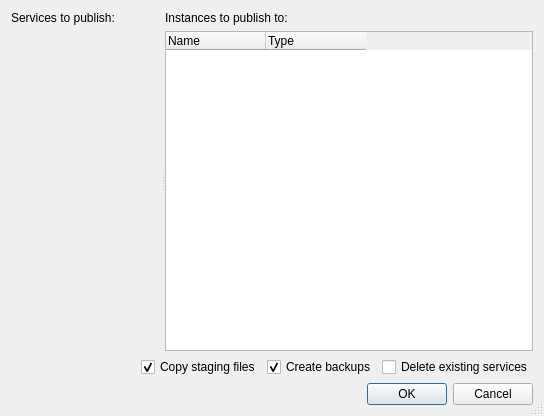
<?xml version="1.0" encoding="UTF-8"?>
<ui version="4.0">
 <class>PublishDialog</class>
 <widget class="QDialog" name="PublishDialog">
  <property name="geometry">
   <rect>
    <x>0</x>
    <y>0</y>
    <width>544</width>
    <height>416</height>
   </rect>
  </property>
  <property name="windowTitle">
   <string notr="true">Publish Services</string>
  </property>
  <property name="sizeGripEnabled">
   <bool>true</bool>
  </property>
  <property name="modal">
   <bool>true</bool>
  </property>
  <layout class="QGridLayout" name="gridLayout" rowstretch="1,0,0,0,0">
   <item row="4" column="0">
    <widget class="QDialogButtonBox" name="buttonBox">
     <property name="orientation">
      <enum>Qt::Horizontal</enum>
     </property>
     <property name="standardButtons">
      <set>QDialogButtonBox::Cancel|QDialogButtonBox::Ok</set>
     </property>
    </widget>
   </item>
   <item row="3" column="0">
    <layout class="QHBoxLayout" name="horizontalLayout" stretch="0,0,0,0">
     <item>
      <spacer name="horizontalSpacer">
       <property name="orientation">
        <enum>Qt::Horizontal</enum>
       </property>
       <property name="sizeType">
        <enum>QSizePolicy::MinimumExpanding</enum>
       </property>
       <property name="sizeHint" stdset="0">
        <size>
         <width>0</width>
         <height>0</height>
        </size>
       </property>
      </spacer>
     </item>
     <item>
      <widget class="QCheckBox" name="copyStagingFilesCheckBox">
       <property name="text">
        <string>Copy staging files</string>
       </property>
       <property name="checked">
        <bool>true</bool>
       </property>
      </widget>
     </item>
     <item>
      <widget class="QCheckBox" name="createBackupsCheckBox">
       <property name="text">
        <string>Create backups</string>
       </property>
       <property name="checked">
        <bool>true</bool>
       </property>
      </widget>
     </item>
     <item>
      <widget class="QCheckBox" name="deleteExistingServicesCheckBox">
       <property name="text">
        <string>Delete existing services</string>
       </property>
      </widget>
     </item>
    </layout>
   </item>
   <item row="0" column="0">
    <widget class="QSplitter" name="splitter">
     <property name="orientation">
      <enum>Qt::Horizontal</enum>
     </property>
     <widget class="QWidget" name="layoutWidget">
      <layout class="QVBoxLayout" name="verticalLayout">
       <item>
        <widget class="QLabel" name="serviceSelectorLabel">
         <property name="text">
          <string>Services to publish:</string>
         </property>
         <property name="buddy">
          <cstring>serviceSelector</cstring>
         </property>
        </widget>
       </item>
       <item>
        <widget class="ServiceSelector" name="serviceSelector" native="true">
         <property name="sizePolicy">
          <sizepolicy hsizetype="Preferred" vsizetype="Preferred">
           <horstretch>0</horstretch>
           <verstretch>1</verstretch>
          </sizepolicy>
         </property>
        </widget>
       </item>
      </layout>
     </widget>
     <widget class="QWidget" name="layoutWidget">
      <layout class="QVBoxLayout" name="verticalLayout_2">
       <item>
        <widget class="QLabel" name="instancesTreeLabel">
         <property name="text">
          <string>Instances to publish to:</string>
         </property>
         <property name="buddy">
          <cstring>instancesTree</cstring>
         </property>
        </widget>
       </item>
       <item>
        <widget class="QTreeWidget" name="instancesTree">
         <property name="sizePolicy">
          <sizepolicy hsizetype="Expanding" vsizetype="Expanding">
           <horstretch>0</horstretch>
           <verstretch>1</verstretch>
          </sizepolicy>
         </property>
         <property name="alternatingRowColors">
          <bool>true</bool>
         </property>
         <property name="selectionMode">
          <enum>QAbstractItemView::NoSelection</enum>
         </property>
         <property name="columnCount">
          <number>2</number>
         </property>
         <attribute name="headerMinimumSectionSize">
          <number>100</number>
         </attribute>
         <attribute name="headerStretchLastSection">
          <bool>false</bool>
         </attribute>
         <column>
          <property name="text">
           <string>Name</string>
          </property>
         </column>
         <column>
          <property name="text">
           <string>Type</string>
          </property>
         </column>
        </widget>
       </item>
      </layout>
     </widget>
    </widget>
   </item>
  </layout>
 </widget>
 <customwidgets>
  <customwidget>
   <class>ServiceSelector</class>
   <extends>QWidget</extends>
   <header>agsspgui.serviceselector.h</header>
   <container>1</container>
  </customwidget>
 </customwidgets>
 <resources/>
 <connections>
  <connection>
   <sender>buttonBox</sender>
   <signal>accepted()</signal>
   <receiver>PublishDialog</receiver>
   <slot>accept()</slot>
   <hints>
    <hint type="sourcelabel">
     <x>248</x>
     <y>254</y>
    </hint>
    <hint type="destinationlabel">
     <x>157</x>
     <y>274</y>
    </hint>
   </hints>
  </connection>
  <connection>
   <sender>buttonBox</sender>
   <signal>rejected()</signal>
   <receiver>PublishDialog</receiver>
   <slot>reject()</slot>
   <hints>
    <hint type="sourcelabel">
     <x>316</x>
     <y>260</y>
    </hint>
    <hint type="destinationlabel">
     <x>286</x>
     <y>274</y>
    </hint>
   </hints>
  </connection>
 </connections>
</ui>
